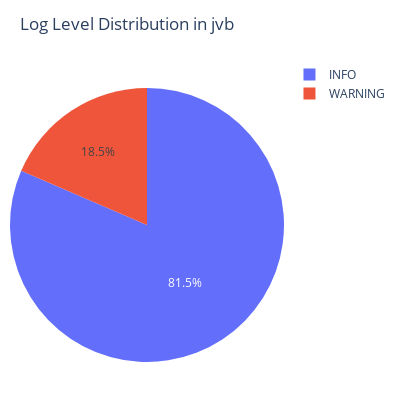
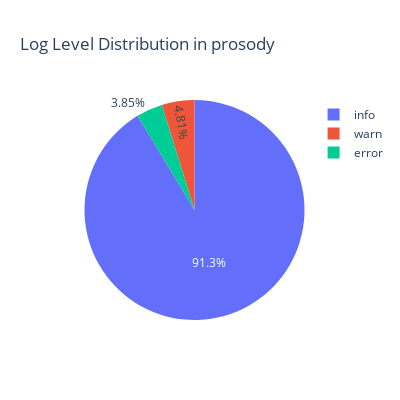
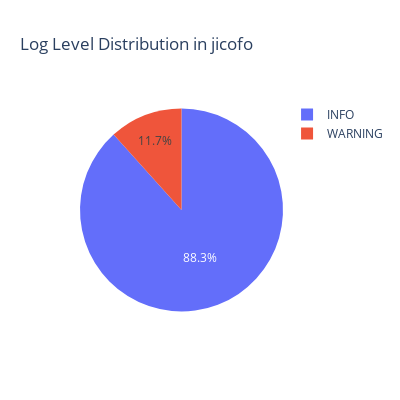

The cell these charts' notebook holds for them, in order:
### Markdown cell above
# pie charts

### Code cell
import plotly.express as px

log_level_counts_jvb = jvb_df['log_level'].value_counts()
log_level_counts_prosody = prosody_df['log_level'].value_counts()
log_level_counts_jicofo = jicofo_df['log_level'].value_counts()

log_level_counts_df_jvb = pd.DataFrame({'Log Level': log_level_counts_jvb.index, 'Count': log_level_counts_jvb.values})
log_level_counts_df_prosody = pd.DataFrame({'Log Level': log_level_counts_prosody.index, 'Count': log_level_counts_prosody.values})
log_level_counts_df_jicofo = pd.DataFrame({'Log Level': log_level_counts_jicofo.index, 'Count': log_level_counts_jicofo.values})

fig = px.pie(log_level_counts_df_jvb, values='Count', names='Log Level', title='Log Level Distribution in jvb')
fig2 = px.pie(log_level_counts_df_prosody, values='Count', names='Log Level', title='Log Level Distribution in prosody')
fig3 = px.pie(log_level_counts_df_jicofo, values='Count', names='Log Level', title='Log Level Distribution in jicofo')

fig.update_layout(width=400, height=400)
fig2.update_layout(width=400, height=400)
fig3.update_layout(width=400, height=400)

fig.update_layout(
    grid=dict(rows=1, columns=3),
    margin=dict(l=10, r=10, t=60, b=10),
)

fig.show()
fig2.show()
fig3.show()

### Figure 1 — Plotly figure (JSON) as saved in the notebook; plotly's stock layout.template omitted (floating-point values rounded to 4 significant figures)
{"data": [{"domain": {"x": [0, 1], "y": [0, 1]}, "hovertemplate": "Log Level=%{label}<br>Count=%{value}<extra></extra>", "labels": ["INFO", "WARNING"], "legendgroup": "", "name": "", "showlegend": true, "type": "pie", "values": [44, 10]}], "layout": {"grid": {"columns": 3, "rows": 1}, "height": 400, "legend": {"tracegroupgap": 0}, "margin": {"b": 10, "l": 10, "r": 10, "t": 60}, "title": {"text": "Log Level Distribution in jvb"}, "width": 400}}

### Figure 2 — Plotly figure (JSON) as saved in the notebook; plotly's stock layout.template omitted (floating-point values rounded to 4 significant figures)
{"data": [{"domain": {"x": [0, 1], "y": [0, 1]}, "hovertemplate": "Log Level=%{label}<br>Count=%{value}<extra></extra>", "labels": ["info", "warn", "error"], "legendgroup": "", "name": "", "showlegend": true, "type": "pie", "values": [95, 5, 4]}], "layout": {"height": 400, "legend": {"tracegroupgap": 0}, "title": {"text": "Log Level Distribution in prosody"}, "width": 400}}

### Figure 3 — Plotly figure (JSON) as saved in the notebook; plotly's stock layout.template omitted (floating-point values rounded to 4 significant figures)
{"data": [{"domain": {"x": [0, 1], "y": [0, 1]}, "hovertemplate": "Log Level=%{label}<br>Count=%{value}<extra></extra>", "labels": ["INFO", "WARNING"], "legendgroup": "", "name": "", "showlegend": true, "type": "pie", "values": [53, 7]}], "layout": {"height": 400, "legend": {"tracegroupgap": 0}, "title": {"text": "Log Level Distribution in jicofo"}, "width": 400}}
